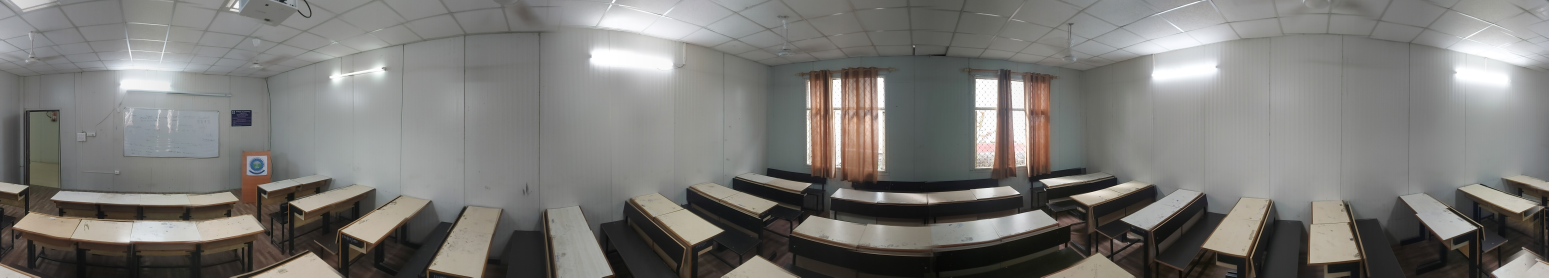
#> input picture src/assets/partial-360/B2/B2-CLASSROOM.jpg, 6194 x 1110 px (shown at 1/4 size); its folder holds only this picture in this run
$ python image_compressor.py
#> lines starting #> are read from the running program, lines starting #| are printed output that depends on the picture
from PIL import Image
import glob
import os

# [27 lines of commented-out code are left out]

g = glob.glob("*.jpg")

def compress_resolution(image_path, target_resolution, out_path):
    # Open the image
#> called with image_path = 'B2-CLASSROOM.jpg', target_resolution = 400, out_path = 'PLACEHOLDER/B2-CLASSROOM.jpg'
    img = Image.open(image_path)
#> img is the input picture: PIL image 6194x1110 RGB; mean R, G, B 122.1, 120.8, 117.6

    # Get the original width and height
    original_width, original_height = img.size
#> original_width = 6194; original_height = 1110

    # Calculate the aspect ratio
    aspect_ratio = original_width / original_height
#> aspect_ratio = 5.58

    # Calculate new dimensions based on target resolution
    if original_width > original_height:
        new_width = target_resolution
        new_height = int(new_width / aspect_ratio)
#> new_height = 71
    else:
        new_height = target_resolution
        new_width = int(new_height * aspect_ratio)

    # Resize the image
    resized_img = img.resize((new_width, new_height))
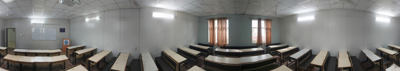
#> resized_img: PIL image 400x71 RGB; mean R, G, B 122.1, 120.8, 117.6

    # Save the resized image
    resized_img.save(out_path)  # Change the file extension as needed

# Example usage:
if __name__ == "__main__":
    try:
        os.mkdir("PLACEHOLDER")
        os.mkdir("SMALL")
        os.mkdir("MEDIUM")
        os.mkdir("LARGE")
    except:
        print("skip")

    for i in g:
        compress_resolution(i , 400, f"PLACEHOLDER/{i}")
    for i in g:
        compress_resolution(i , 1000, f"SMALL/{i}")
#> call 2 of compress_resolution, with image_path = 'B2-CLASSROOM.jpg', target_resolution = 1000, out_path = 'SMALL/B2-CLASSROOM.jpg'
#> in compress_resolution (call 2), `resized_img = img.resize((new_width, new_height))`:
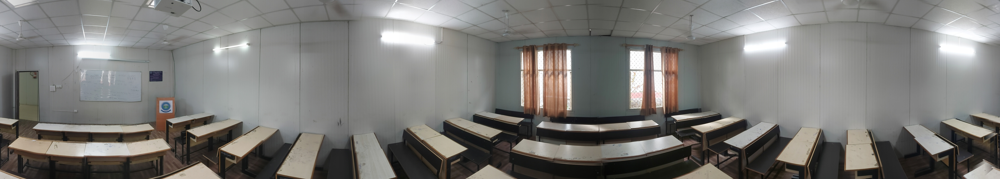
#> resized_img: PIL image 1000x179 RGB; mean R, G, B 122.1, 120.8, 117.6
    for i in g:
        compress_resolution(i , 2500, f"MEDIUM/{i}")
    for i in g:
        compress_resolution(i , 5000, f"LARGE/{i}")

$ run again, on src/assets/partial-360/B2/B2-HALL-AR.jpg
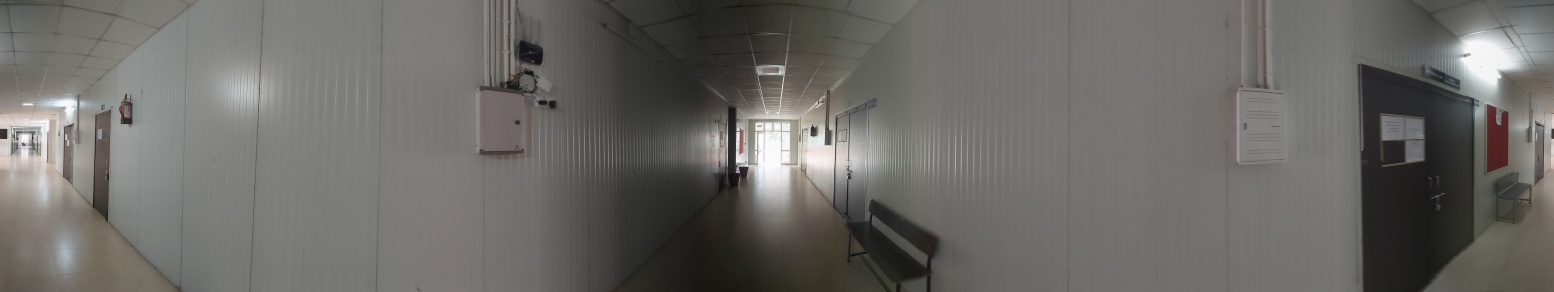
#> input picture src/assets/partial-360/B2/B2-HALL-AR.jpg, 6213 x 1168 px (shown at 1/4 size)
#> in compress_resolution, img is the input picture: PIL image 6213x1168 RGB; mean R, G, B 108.2, 106.3, 102.6
#> in compress_resolution, `resized_img = img.resize((new_width, new_height))`:
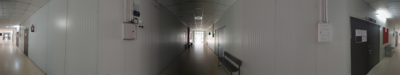
#> resized_img: PIL image 400x75 RGB; mean R, G, B 108.2, 106.3, 102.6
#> resized_img: PIL image 1000x187 RGB
#> resized_img: PIL image 2500x469 RGB
#> resized_img: PIL image 5000x939 RGB

$ run again, on src/assets/partial-360/B2/B2-THREE-WAY.jpg
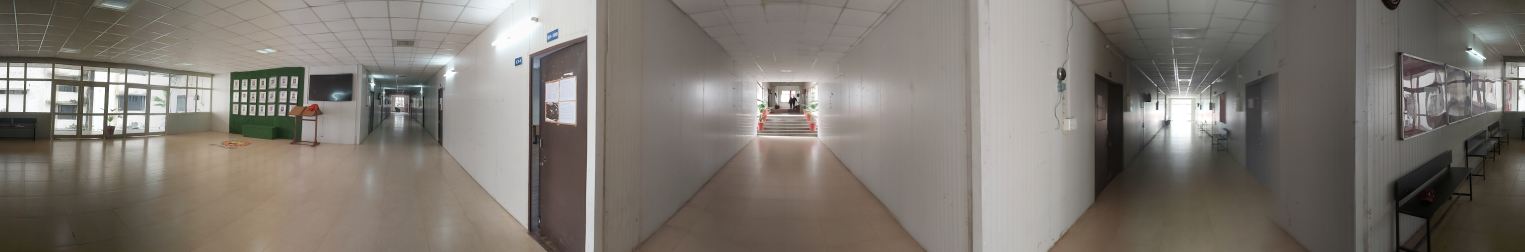
#> input picture src/assets/partial-360/B2/B2-THREE-WAY.jpg, 6097 x 1008 px (shown at 1/4 size)
#> in compress_resolution, img is the input picture: PIL image 6097x1008 RGB; mean R, G, B 125.4, 119.5, 112.5
#> in compress_resolution, `resized_img = img.resize((new_width, new_height))`:
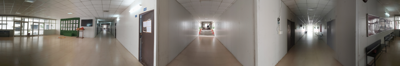
#> resized_img: PIL image 400x66 RGB; mean R, G, B 125.4, 119.5, 112.5
#> in compress_resolution (call 2), `resized_img = img.resize((new_width, new_height))`:
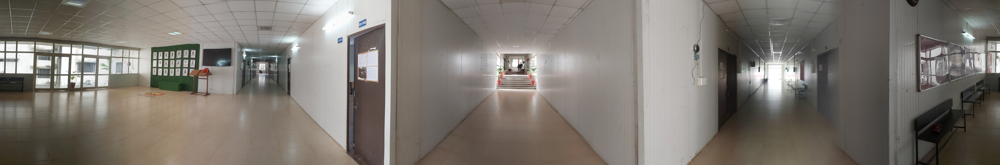
#> resized_img: PIL image 1000x165 RGB; mean R, G, B 125.4, 119.5, 112.5
#> resized_img: PIL image 2500x413 RGB
#> resized_img: PIL image 5000x826 RGB

$ run again, on src/assets/partial-360/B2/B2-WALL-OF-HERO-AR.jpg
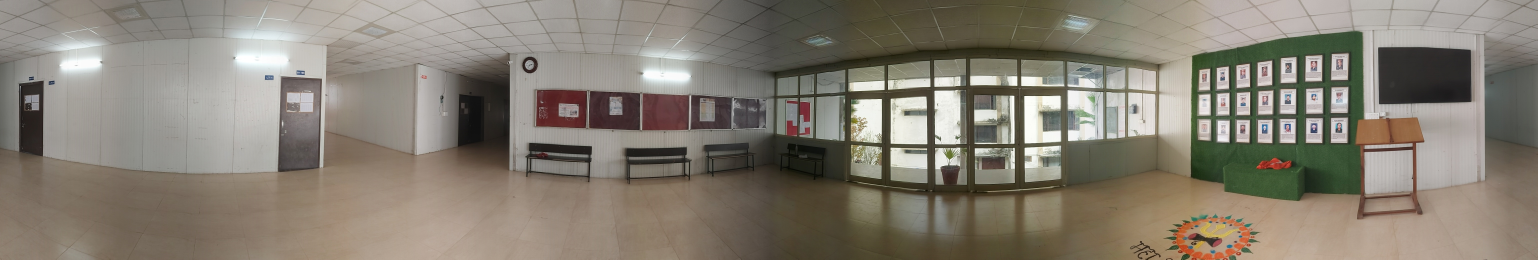
#> input picture src/assets/partial-360/B2/B2-WALL-OF-HERO-AR.jpg, 6149 x 1038 px (shown at 1/4 size)
#> in compress_resolution, img is the input picture: PIL image 6149x1038 RGB; mean R, G, B 133.9, 126.9, 114.9
#> in compress_resolution, `resized_img = img.resize((new_width, new_height))`:
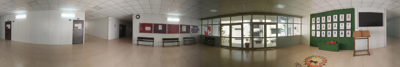
#> resized_img: PIL image 400x67 RGB; mean R, G, B 133.9, 126.9, 114.9
#> in compress_resolution (call 2), `resized_img = img.resize((new_width, new_height))`:
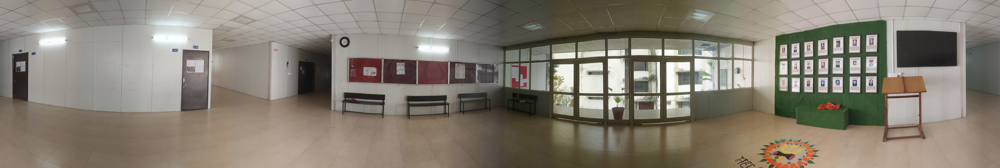
#> resized_img: PIL image 1000x168 RGB; mean R, G, B 133.9, 126.9, 114.9
#> resized_img: PIL image 2500x422 RGB
#> resized_img: PIL image 5000x844 RGB

$ run again, on src/assets/partial-360/B2/B2-CLASSROOMS-ROW.jpg
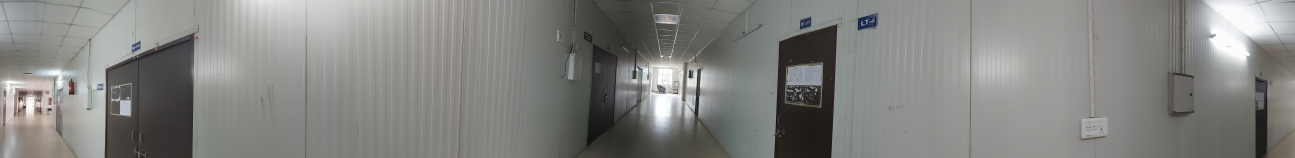
#> input picture src/assets/partial-360/B2/B2-CLASSROOMS-ROW.jpg, 6473 x 789 px (shown at 1/5 size)
#> in compress_resolution, img is the input picture: PIL image 6473x789 RGB; mean R, G, B 131.7, 132, 129.2
#> in compress_resolution, `resized_img = img.resize((new_width, new_height))`:
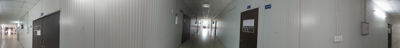
#> resized_img: PIL image 400x48 RGB; mean R, G, B 131.7, 132, 129.2
#> resized_img: PIL image 1000x121 RGB
#> resized_img: PIL image 2500x304 RGB
#> resized_img: PIL image 5000x609 RGB
